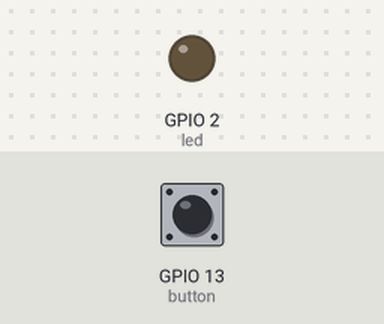
Recording of a program running on a simulated ESP32 board running MicroPython. Parts: output pins drawn as LEDs (lit = HIGH). Dashed ring = blinking. The test bench sets the inputs (shaded band); at power-on: GPIO 13 (button) HIGH.

Above: at 1.2 s.
1.3 s: GPIO 13 (button) pulled LOW for 1 s
At 1.82 s:
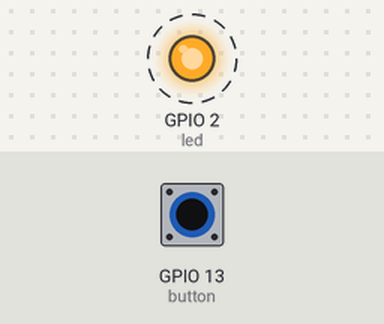
4.3 s: GPIO 13 (button) pulled LOW for 3.2 s
At 8.6 s:
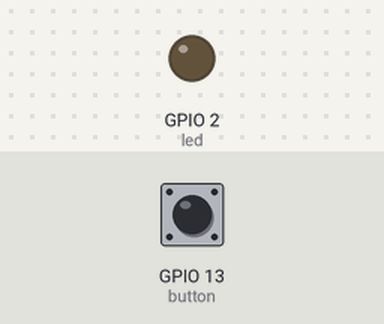
Timing chart, 0 to 10.1 s (numbered marks = the images above; inputs shaded):
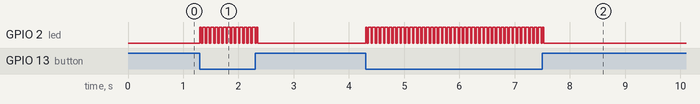

Measured:
- after the input at 1.3 s, GPIO 2 (led): alternates HIGH for 0.05 s and LOW for 0.03 s, 30 changes in all, then stays LOW, starting at once
- after the input at 4.3 s, GPIO 2 (led): alternates HIGH for 0.05 s and LOW for 0.03 s, 88 changes in all, then stays LOW, starting at once

The program:

ButtonAndLedAA.py
```python
from time import sleep_ms
from machine import Pin

led = Pin(2, Pin.OUT)

#create button object from pin13,Set Pin13 to Input
button = Pin(13, Pin.IN,Pin.PULL_UP)

try:
    while True:
      if not button.value():
        led.value(1)  #Set led turn on
        sleep_ms(25)
        led.value(0)  #Set led turn on
        sleep_ms(25)
        led.value(1)  #Set led turn on
        sleep_ms(25)
      else:
        led.value(0)  #Set led turn off
except:
    pass
```
